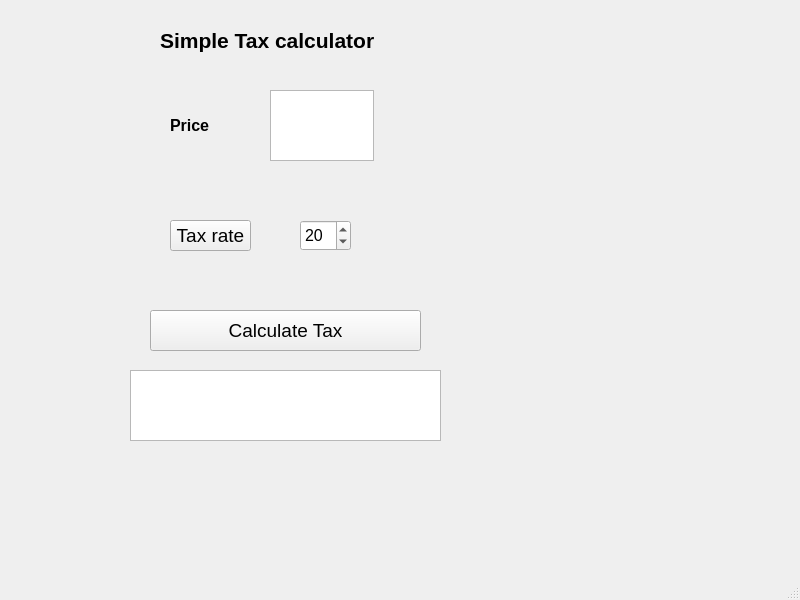
<?xml version="1.0" encoding="UTF-8"?>
<ui version="4.0">
 <class>Main_window</class>
 <widget class="QMainWindow" name="Main_window">
  <property name="geometry">
   <rect>
    <x>0</x>
    <y>0</y>
    <width>800</width>
    <height>600</height>
   </rect>
  </property>
  <property name="font">
   <font>
    <pointsize>14</pointsize>
    <weight>50</weight>
    <bold>false</bold>
   </font>
  </property>
  <property name="windowTitle">
   <string>MainWindow</string>
  </property>
  <widget class="QWidget" name="centralwidget">
   <widget class="QTextEdit" name="Price_Box">
    <property name="geometry">
     <rect>
      <x>270</x>
      <y>90</y>
      <width>104</width>
      <height>71</height>
     </rect>
    </property>
   </widget>
   <widget class="QLabel" name="label">
    <property name="geometry">
     <rect>
      <x>170</x>
      <y>110</y>
      <width>61</width>
      <height>31</height>
     </rect>
    </property>
    <property name="minimumSize">
     <size>
      <width>47</width>
      <height>13</height>
     </size>
    </property>
    <property name="font">
     <font>
      <pointsize>12</pointsize>
      <weight>75</weight>
      <bold>true</bold>
     </font>
    </property>
    <property name="text">
     <string>Price</string>
    </property>
   </widget>
   <widget class="QSpinBox" name="tax_rate">
    <property name="geometry">
     <rect>
      <x>300</x>
      <y>220</y>
      <width>51</width>
      <height>31</height>
     </rect>
    </property>
    <property name="font">
     <font>
      <pointsize>12</pointsize>
      <weight>50</weight>
      <bold>false</bold>
     </font>
    </property>
    <property name="value">
     <number>20</number>
    </property>
   </widget>
   <widget class="QPushButton" name="calc_tax_button">
    <property name="geometry">
     <rect>
      <x>150</x>
      <y>310</y>
      <width>271</width>
      <height>41</height>
     </rect>
    </property>
    <property name="minimumSize">
     <size>
      <width>75</width>
      <height>23</height>
     </size>
    </property>
    <property name="font">
     <font>
      <pointsize>14</pointsize>
      <weight>50</weight>
      <bold>false</bold>
     </font>
    </property>
    <property name="text">
     <string>Calculate Tax</string>
    </property>
   </widget>
   <widget class="QTextEdit" name="result_window">
    <property name="geometry">
     <rect>
      <x>130</x>
      <y>370</y>
      <width>311</width>
      <height>71</height>
     </rect>
    </property>
   </widget>
   <widget class="QLabel" name="label_2">
    <property name="geometry">
     <rect>
      <x>160</x>
      <y>10</y>
      <width>251</width>
      <height>61</height>
     </rect>
    </property>
    <property name="text">
     <string>&lt;html&gt;&lt;head/&gt;&lt;body&gt;&lt;p&gt;&lt;span style=&quot; font-size:16pt; font-weight:600;&quot;&gt;Simple Tax calculator &lt;/span&gt;&lt;/p&gt;&lt;/body&gt;&lt;/html&gt;</string>
    </property>
   </widget>
   <widget class="QPushButton" name="calc_tax_button_2">
    <property name="geometry">
     <rect>
      <x>170</x>
      <y>220</y>
      <width>81</width>
      <height>31</height>
     </rect>
    </property>
    <property name="minimumSize">
     <size>
      <width>75</width>
      <height>23</height>
     </size>
    </property>
    <property name="text">
     <string>Tax rate</string>
    </property>
   </widget>
  </widget>
  <widget class="QMenuBar" name="menubar">
   <property name="geometry">
    <rect>
     <x>0</x>
     <y>0</y>
     <width>800</width>
     <height>31</height>
    </rect>
   </property>
  </widget>
  <widget class="QStatusBar" name="statusbar"/>
 </widget>
 <resources/>
 <connections/>
</ui>
